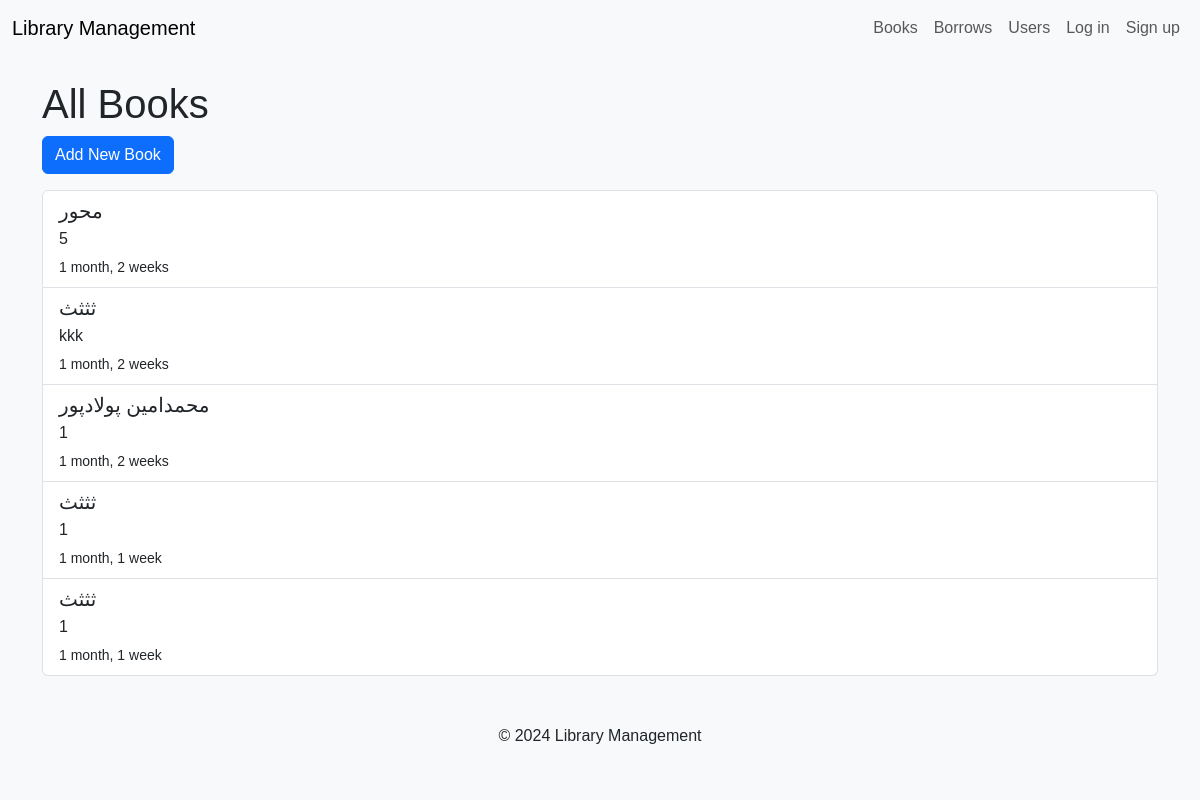
Before: /home/book_list/ with the older database file.
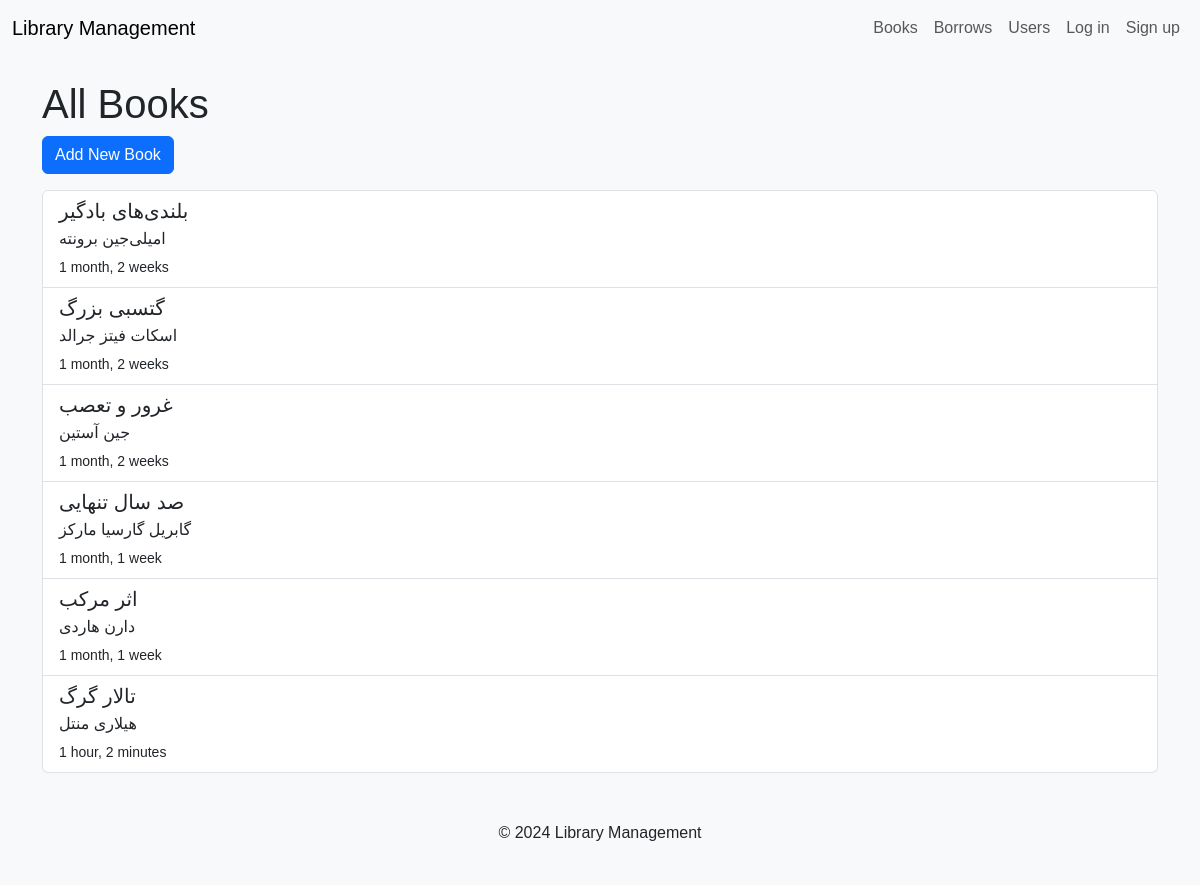
After: the same page with the newer database file.
### home/models.py (models this page shows, shortened)
class Book(models.Model):
    donator = models.ForeignKey(accounts.models.MyUser, on_delete=models.SET_NULL, null=True, blank=True, related_name="donateds")
    name = models.CharField(max_length=50)
    author = models.CharField(max_length=30)
    published = models.DateTimeField(auto_now_add=True)
    Summary = models.TextField(blank=True,null=True)
    is_available = models.BooleanField(default=True)

### home/views.py (the view)
# urls.py: path('book_list/', BookList.as_view(), name='book_list'),
class BookList(View):
    def get(self, request):
        books = Book.objects.all()
        context = {
            "books": books
        }
        return render(request, 'home/book_list.html', context=context)

### home/templates/home/book_list.html (shortened to what this page needs)
{% extends 'base.html' %}
{% block content %}
<h1>All Books</h1>
<a href="{% url 'home:book_create' %}" class="btn btn-primary mb-3">Add New Book</a>
<div class="list-group">
    {% for book in books %}
    <a href="{% url 'home:book_detail' book.id %}" class="list-group-item list-group-item-action">
        <h5 class="mb-1">{{ book.name }}</h5>
        <p class="mb-1">{{ book.author }}</p>
        <small>{{ book.published|timesince }}</small>
    </a>
    {% endfor %}
</div>
{% endblock %}

### templates/base.html (shortened to what this page needs)
<!DOCTYPE html>
<html lang="en">
<head>
    {% load static %}
    <link href="https://cdn.jsdelivr.net/npm/bootstrap@5.3.0/dist/css/bootstrap.min.css" rel="stylesheet">
    <link rel="stylesheet" href="{% static 'css/styles.css' %}">
</head>
<body>
    <nav class="navbar navbar-expand-lg navbar-light bg-light">
        <div class="container-fluid">
            <a class="navbar-brand" href="{% url 'home:index' %}">Library Management</a>
            <div class="collapse navbar-collapse" id="navbarNav">
                <ul class="navbar-nav ms-auto">
                    <li class="nav-item">
                        <a class="nav-link" href="{% url 'home:book_list' %}">Books</a>
                    </li>
                    <li class="nav-item">
                        <a class="nav-link" href="{% url 'borrows:borrow_list' %}">Borrows</a>
                    </li>
                    <li class="nav-item">
                        <a class="nav-link" href="{% url 'accounts:user_list' %}">Users</a>
                    </li>
                    {% if request.user.is_authenticated %}
                        <li class="nav-item">
                            <a class="nav-link" href="{% url 'accounts:logout' %}">Log out</a>
                        </li>
                    {% else %}
                        <li class="nav-item">
                            <a class="nav-link" href="{% url 'accounts:login' %}">Log in</a>
                        </li>
                        <li class="nav-item">
                            <a class="nav-link" href="{% url 'accounts:signup' %}">Sign up</a>
                        </li>
                    {% endif %}
                </ul>
            </div>
        </div>
    </nav>
    <div class="container mt-4">
        {% block content %}
        {% endblock %}
    </div>
    <footer class="bg-light text-center text-lg-start mt-4">
        <div class="container p-4">
            <p class="text-center">&copy; 2024 Library Management</p>
        </div>
    </footer>
</body>
</html>

### static/css/styles.css (style rules this page uses)
body { background-color: #f8f9fa; font-family: Arial, sans-serif; }

Changed rows visible on the page:
changed Book: name "محور" → "بلندی‌های بادگیر"; author "5" → "امیلی‌جین برونته"
changed Book: name "ثثثث" → "گتسبی بزرگ"; author "kkk" → "اسکات فیتز جرالد"
changed Book: name "محمدامین پولادپور" → "غرور و تعصب"; author "1" → "جین آستین"
changed Book: name "ثثثث" → "صد سال تنهایی"; author "1" → "گابریل گارسیا مارکز"
changed Book: name "ثثثث" → "اثر مرکب"; author "1" → "دارن هاردی"
added Book: name "تالار گرگ", author "هیلاری منتل", published "1 hour, 2 minutes"
